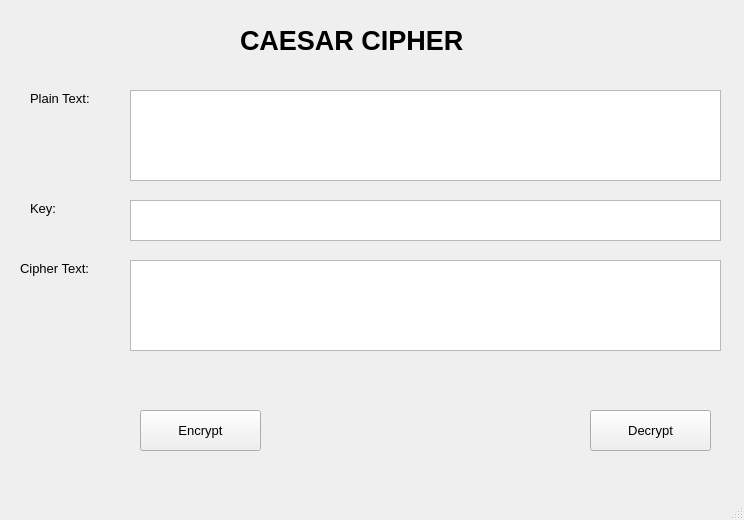
<?xml version="1.0" encoding="UTF-8"?>
<ui version="4.0">
 <class>MainWindow</class>
 <widget class="QMainWindow" name="MainWindow">
  <property name="geometry">
   <rect>
    <x>0</x>
    <y>0</y>
    <width>744</width>
    <height>520</height>
   </rect>
  </property>
  <property name="windowTitle">
   <string>MainWindow</string>
  </property>
  <widget class="QWidget" name="centralwidget">
   <widget class="QLabel" name="label">
    <property name="geometry">
     <rect>
      <x>240</x>
      <y>20</y>
      <width>281</width>
      <height>41</height>
     </rect>
    </property>
    <property name="font">
     <font>
      <pointsize>20</pointsize>
      <weight>75</weight>
      <bold>true</bold>
     </font>
    </property>
    <property name="text">
     <string>CAESAR CIPHER</string>
    </property>
   </widget>
   <widget class="QLabel" name="label_2">
    <property name="geometry">
     <rect>
      <x>30</x>
      <y>90</y>
      <width>91</width>
      <height>16</height>
     </rect>
    </property>
    <property name="font">
     <font>
      <pointsize>10</pointsize>
     </font>
    </property>
    <property name="text">
     <string>Plain Text:</string>
    </property>
   </widget>
   <widget class="QTextEdit" name="txt_ciphertext">
    <property name="geometry">
     <rect>
      <x>130</x>
      <y>260</y>
      <width>591</width>
      <height>91</height>
     </rect>
    </property>
   </widget>
   <widget class="QLabel" name="label_3">
    <property name="geometry">
     <rect>
      <x>30</x>
      <y>200</y>
      <width>91</width>
      <height>16</height>
     </rect>
    </property>
    <property name="font">
     <font>
      <pointsize>10</pointsize>
     </font>
    </property>
    <property name="text">
     <string>Key:</string>
    </property>
   </widget>
   <widget class="QLabel" name="label_4">
    <property name="geometry">
     <rect>
      <x>20</x>
      <y>260</y>
      <width>91</width>
      <height>16</height>
     </rect>
    </property>
    <property name="font">
     <font>
      <pointsize>10</pointsize>
     </font>
    </property>
    <property name="text">
     <string>Cipher Text:</string>
    </property>
   </widget>
   <widget class="QTextEdit" name="txt_plaintext">
    <property name="geometry">
     <rect>
      <x>130</x>
      <y>90</y>
      <width>591</width>
      <height>91</height>
     </rect>
    </property>
   </widget>
   <widget class="QTextEdit" name="txt_key">
    <property name="geometry">
     <rect>
      <x>130</x>
      <y>200</y>
      <width>591</width>
      <height>41</height>
     </rect>
    </property>
   </widget>
   <widget class="QPushButton" name="btnEncrypt">
    <property name="geometry">
     <rect>
      <x>140</x>
      <y>410</y>
      <width>121</width>
      <height>41</height>
     </rect>
    </property>
    <property name="font">
     <font>
      <pointsize>10</pointsize>
     </font>
    </property>
    <property name="text">
     <string>Encrypt</string>
    </property>
   </widget>
   <widget class="QPushButton" name="btnDecrypt">
    <property name="geometry">
     <rect>
      <x>590</x>
      <y>410</y>
      <width>121</width>
      <height>41</height>
     </rect>
    </property>
    <property name="font">
     <font>
      <pointsize>10</pointsize>
     </font>
    </property>
    <property name="text">
     <string>Decrypt</string>
    </property>
   </widget>
  </widget>
  <widget class="QMenuBar" name="menubar">
   <property name="geometry">
    <rect>
     <x>0</x>
     <y>0</y>
     <width>744</width>
     <height>26</height>
    </rect>
   </property>
  </widget>
  <widget class="QStatusBar" name="statusbar"/>
 </widget>
 <resources/>
 <connections/>
</ui>
